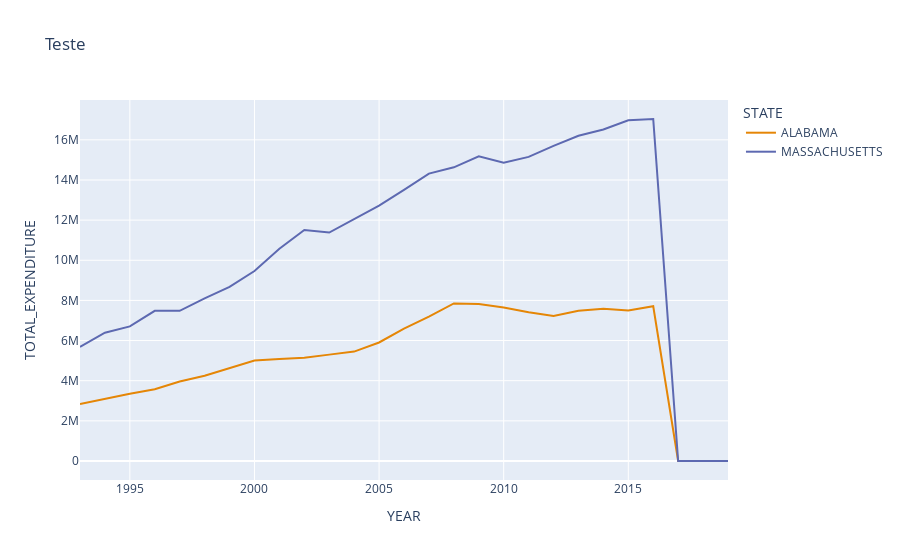

The code cell stored with this chart in its notebook:
### Code cell
import pandas as pd
import plotly.express as px

eduation = pd.read_csv("./Data/spanish_skiers.csv")
selecao = (education["YEAR"] > 1992) & education["STATE"].isin(["ALABAMA", "MASSACHUSETTS"])
df = education[selecao]
df = df.groupby(by=["YEAR", "STATE"], as_index=False).sum()

figure = px.line(
    data_frame=df, x="YEAR", y="TOTAL_EXPENDITURE", color="STATE",
    title= "Teste", color_discrete_sequence= px.colors.qualitative.Vivid
)

figure.show()

### Figure 1 — Plotly figure (JSON) as saved in the notebook; plotly's stock layout.template omitted (floating-point values rounded to 4 significant figures)
{"data": [{"hovertemplate": "STATE=ALABAMA<br>YEAR=%{x}<br>TOTAL_EXPENDITURE=%{y}<extra></extra>", "legendgroup": "ALABAMA", "line": {"color": "rgb(229, 134, 6)", "dash": "solid"}, "marker": {"symbol": "circle"}, "mode": "lines", "name": "ALABAMA", "orientation": "v", "showlegend": true, "type": "scatter", "x": [1993, 1994, 1995, 1996, 1997, 1998, 1999, 2000, 2001, 2002, 2003, 2004, 2005, 2006, 2007, 2008, 2009, 2010, 2011, 2012, 2013, 2014, 2015, 2016, 2017, 2019], "xaxis": "x", "y": [2833433, 3103266, 3353363, 3572283, 3963624, 4245033, 4622810, 5003267, 5086045, 5147821, 5298932, 5450269, 5904664, 6591429, 7196459, 7847387, 7815467, 7647571, 7411768, 7222161, 7487741, 7587737, 7501799, 7708845, 0, 0], "yaxis": "y"}, {"hovertemplate": "STATE=MASSACHUSETTS<br>YEAR=%{x}<br>TOTAL_EXPENDITURE=%{y}<extra></extra>", "legendgroup": "MASSACHUSETTS", "line": {"color": "rgb(93, 105, 177)", "dash": "solid"}, "marker": {"symbol": "circle"}, "mode": "lines", "name": "MASSACHUSETTS", "orientation": "v", "showlegend": true, "type": "scatter", "x": [1993, 1994, 1995, 1996, 1997, 1998, 1999, 2000, 2001, 2002, 2003, 2004, 2005, 2006, 2007, 2008, 2009, 2010, 2011, 2012, 2013, 2014, 2015, 2016, 2017, 2019], "xaxis": "x", "y": [5679261, 6391131, 6706082, 7479576, 7479407, 8098720, 8673439, 9466363, 10572138, 11507438, 11382398, 12033345, 12726283, 13503621, 14315518, 14631545, 15174814, 14857823, 15150898, 15696061, 16201905, 16518383, 16972319, 17037880, 0, 0], "yaxis": "y"}], "layout": {"legend": {"title": {"text": "STATE"}, "tracegroupgap": 0}, "title": {"text": "Teste"}, "xaxis": {"anchor": "y", "domain": [0, 1], "title": {"text": "YEAR"}}, "yaxis": {"anchor": "x", "domain": [0, 1], "title": {"text": "TOTAL_EXPENDITURE"}}}}
